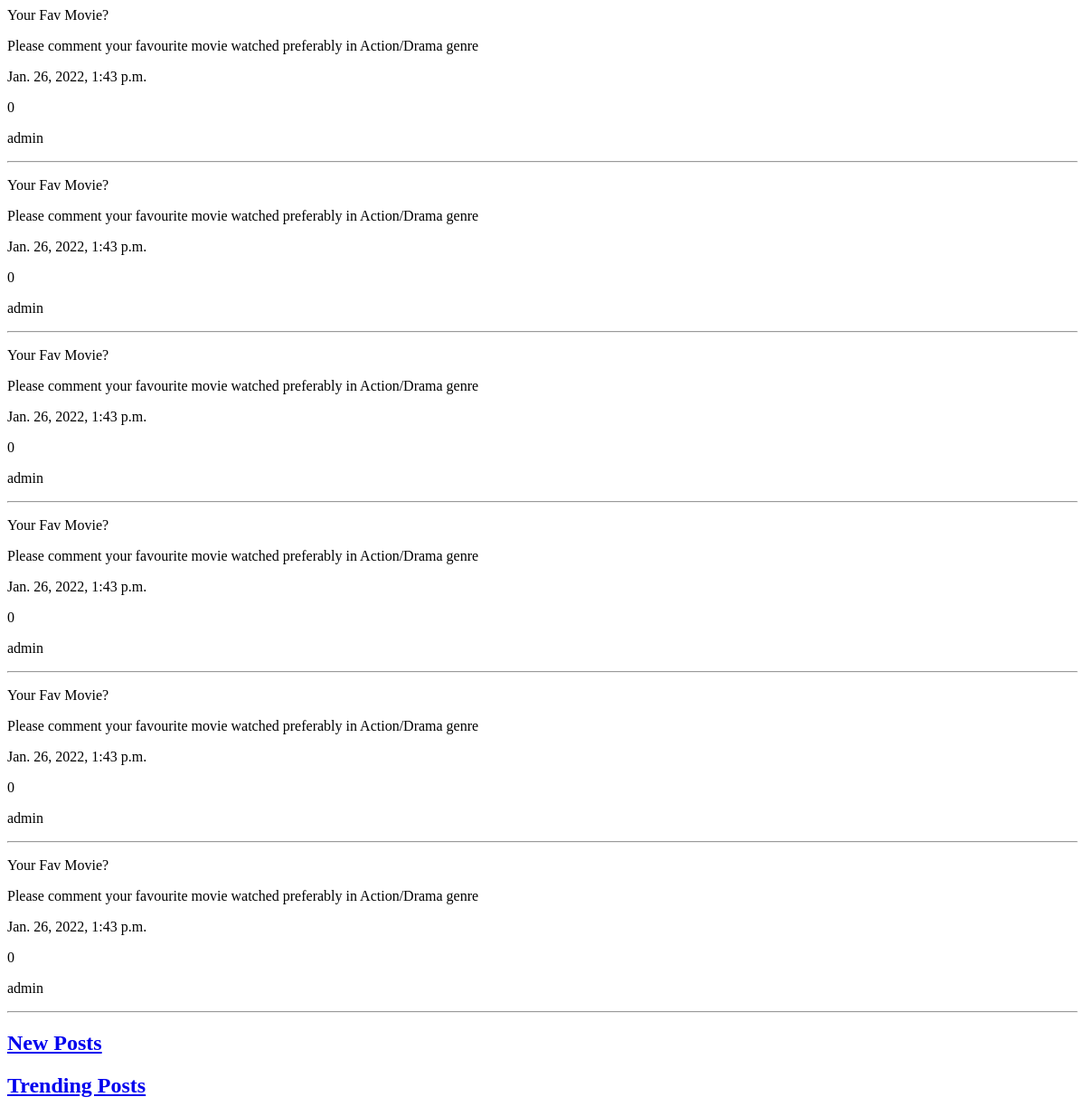
Before: /reddit/ with the older database file.
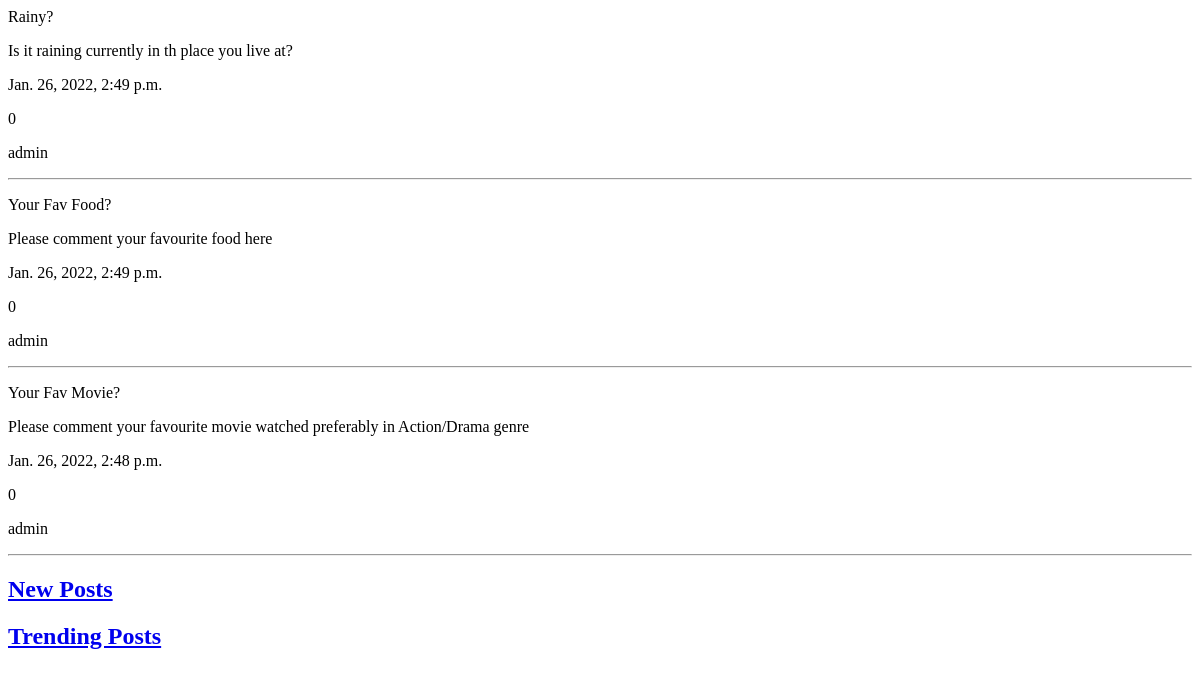
After: the same page with the newer database file.
### reddit_app/models.py (models this page shows)
class Post(models.Model):
    title = models.CharField(max_length=200)
    text = models.TextField()
    votes = models.IntegerField(default=0)
    created_at = models.DateTimeField(auto_now_add=True)
    author = models.ForeignKey(User, on_delete=models.CASCADE)

### reddit_app/views.py (the view)
# urls.py: path("", views.index, name="index"),
def index(request):
    posts = Post.objects.all().order_by('-created_at')
    return render(request, "reddit_app/index.html", {'posts':posts})

### templates/reddit_app/index.html
<div>
    {% if posts.count %}
        {% for post in posts %}
            <p> {{ post.title }} </p>
            <p> {{ post.text }} </p>
            <p> {{ post.created_at }} </p>
            <p> {{ post.votes }} </p>
            <p> {{ post.author }} </p>
            <hr>
        {% endfor %}
    {% endif %}
</div>
<div>
    <a href="{% url 'reddit_app:index' %}">
        <h2>New Posts</h2>
    </a>
    <a href="{% url 'reddit_app:trending' %}">
        <h2>Trending Posts</h2>
    </a>
</div>

Changed rows visible on the page:
removed Post: title "Your Fav Movie?", text "Please comment your favourite movie watched preferably in Action/Drama genre", created_at "Jan. 26, 2022, 1:43 p.m.", votes "0", author "admin"
removed Post: title "Your Fav Movie?", text "Please comment your favourite movie watched preferably in Action/Drama genre", created_at "Jan. 26, 2022, 1:43 p.m.", votes "0", author "admin"
removed Post: title "Your Fav Movie?", text "Please comment your favourite movie watched preferably in Action/Drama genre", created_at "Jan. 26, 2022, 1:43 p.m.", votes "0", author "admin"
removed Post: title "Your Fav Movie?", text "Please comment your favourite movie watched preferably in Action/Drama genre", created_at "Jan. 26, 2022, 1:43 p.m.", votes "0", author "admin"
removed Post: title "Your Fav Movie?", text "Please comment your favourite movie watched preferably in Action/Drama genre", created_at "Jan. 26, 2022, 1:43 p.m.", votes "0", author "admin"
removed Post: title "Your Fav Movie?", text "Please comment your favourite movie watched preferably in Action/Drama genre", created_at "Jan. 26, 2022, 1:43 p.m.", votes "0", author "admin"
added Post: title "Rainy?", text "Is it raining currently in th place you live at?", created_at "Jan. 26, 2022, 2:49 p.m.", votes "0", author "admin"
added Post: title "Your Fav Food?", text "Please comment your favourite food here", created_at "Jan. 26, 2022, 2:49 p.m.", votes "0", author "admin"
added Post: title "Your Fav Movie?", text "Please comment your favourite movie watched preferably in Action/Drama genre", created_at "Jan. 26, 2022, 2:48 p.m.", votes "0", author "admin"
